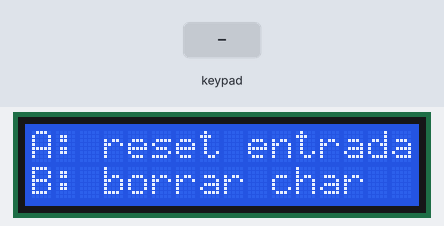
This sketch was run on a simulated Arduino Uno, built with avr-gcc and run on an emulated ATmega328P. On the bench: 16×2 character LCD. Inputs (shaded band) come from the test bench.

Above: at 3.1 s.
At 6.1 s:
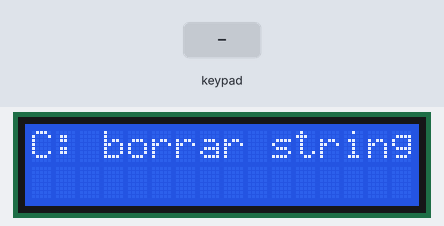
9.3 s: keypad keys 5 4 3 2 pressed 0.4 s apart
At 11.4 s:
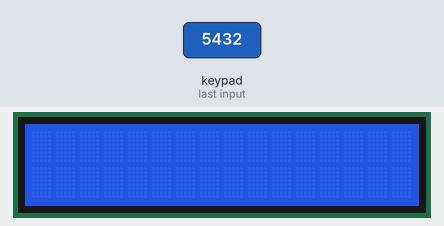
12.4 s: keypad keys 5 4 3 2 A pressed 0.4 s apart
15.9 s: keypad keys 5 4 3 2 D pressed 0.4 s apart
19.4 s: keypad keys 6 7 8 9 pressed 0.4 s apart
22.5 s: key '1' pressed
At 23.4 s:
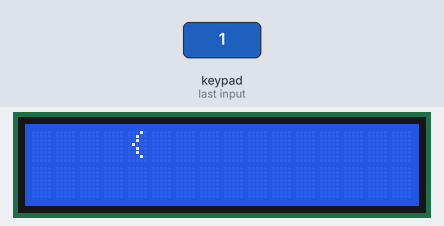
24.0 s: keypad keys 6 7 8 9 A pressed 0.4 s apart
At 25.1 s:
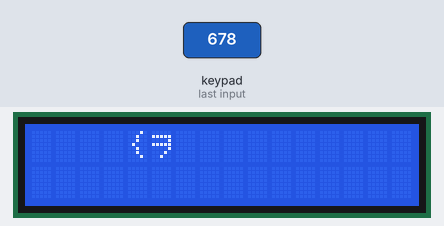
Timing chart, 0 to 27.0 s (numbered marks = the images above; inputs shaded):
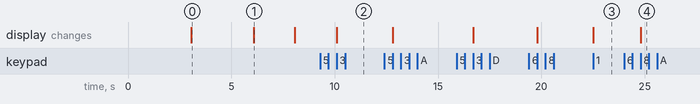

Measured:
- after the input at 22.5 s, the display: changes at once (image 3)
- after the input at 24.0 s, the display: changes after 0.80 s (image 4)
- what the display in image 0 shows lasts 3.0 s, from 3.1 s to 6.1 s
- what the display in image 1 shows lasts 2.0 s, from 6.1 s to 8.1 s

The sketch:

mensajeador-ascii.ino
```cpp
#include <Key.h>
#include <Keypad.h>
#include <LiquidCrystal.h>

// Panel LCD
// los pines analogicos se pueden usar como E/S digitales: https://www.arduino.cc/en/Tutorial/AnalogInputPins
const byte RS = A0;
const byte E = A1;
const byte D4 = A2;
const byte D5 = A3;
const byte D6 = A4;
const byte D7 = A5;
const byte columnas_lcd = 16;
const byte filas_lcd = 2;
LiquidCrystal panel_lcd(RS, E, D4, D5, D6, D7);

// Matriz de pulsadores
const byte columnas_pulsadores = 4;
const byte filas_pulsadores = 4;
byte pines_columnas[columnas_pulsadores] = {5, 4, 3, 2};
byte pines_filas[filas_pulsadores] = {6, 7, 8, 9};
char pulsadores[columnas_pulsadores][filas_pulsadores] =
{
  {'1', '2', '3', 'A'},
  {'4', '5', '6', 'B'},
  {'7', '8', '9', 'C'},
  {'0', 'D', 'E', 'F'}
};
Keypad matriz_pulsadores(makeKeymap(pulsadores), pines_filas, pines_columnas, filas_pulsadores, columnas_pulsadores);

// Variables globales
byte x;  // apunta a la siguiente columna en la que se escribira un char
byte y;

// Funciones
void bienvenida();

void setup()
{
  panel_lcd.begin(columnas_lcd, filas_lcd);  // indicar tamanio

  bienvenida();
  x = 0;
  y = 0;
}

void bienvenida()
{
  panel_lcd.setCursor(3, 0);
  panel_lcd.print("Mensajeador");
  panel_lcd.setCursor(6, 1);
  panel_lcd.print("ASCII");
  delay(3000);
  panel_lcd.clear();

  panel_lcd.print("A: reset entrada");
  panel_lcd.setCursor(0, 1);
  panel_lcd.print("B: borrar char");
  delay(3000);
  panel_lcd.clear();
  panel_lcd.print("C: borrar string");
  delay(2000);
  panel_lcd.clear();
}

void loop()
{
  static char ch;
  static byte cont;
  static byte letra_ASCII[3];

  cont = 0;
  letra_ASCII[0] = letra_ASCII[1] = letra_ASCII[2] = 0;

  while (cont < 3)
  {
    ch = matriz_pulsadores.getKey();

    if
    (
      ch == '0' ||
      ch == '1' ||
      ch == '2' ||
      ch == '3' ||
      ch == '4' ||
      ch == '5' ||
      ch == '6' ||
      ch == '7' ||
      ch == '8' ||
      ch == '9'
    )
    {
      letra_ASCII[cont] = (int) ch - 48;   // forma barata de "convertir" el caracter al digito
      cont++;
    }
    else if (ch == 'A')
    {
      cont = 0;
      letra_ASCII[0] = letra_ASCII[1] = letra_ASCII[2] = 0;
    }
    else if (ch == 'B')
    {
      cont = 0;

      if (x > 0)
      {
        x--;
        panel_lcd.setCursor(x, y);
        panel_lcd.print(" ");
      }
      else if (x == 0 && y == 1)
      {
        x = 16;
        y = 0;
        panel_lcd.setCursor(x, y);
        panel_lcd.print(" ");
      }
    }
    else if (ch == 'C')
    {
      panel_lcd.clear();
      cont = 0;
      x = 0;
      y = 0;
    }
  }

   panel_lcd.setCursor(x, y);
   panel_lcd.print(char(100 * letra_ASCII[0] + 10 * letra_ASCII[1] + 1 * letra_ASCII[2]));

   if (x < 16)
    x++;
   else if (x >= 16 && y == 0)
   {
      x = 0;
      y = 1;
   }
   else if (x >= 16 && y == 1)
   {
    panel_lcd.clear();
    panel_lcd.print("Error!");
    delay(3000);
    panel_lcd.clear();

    x = 0;
    y = 0;
   }
}
```
